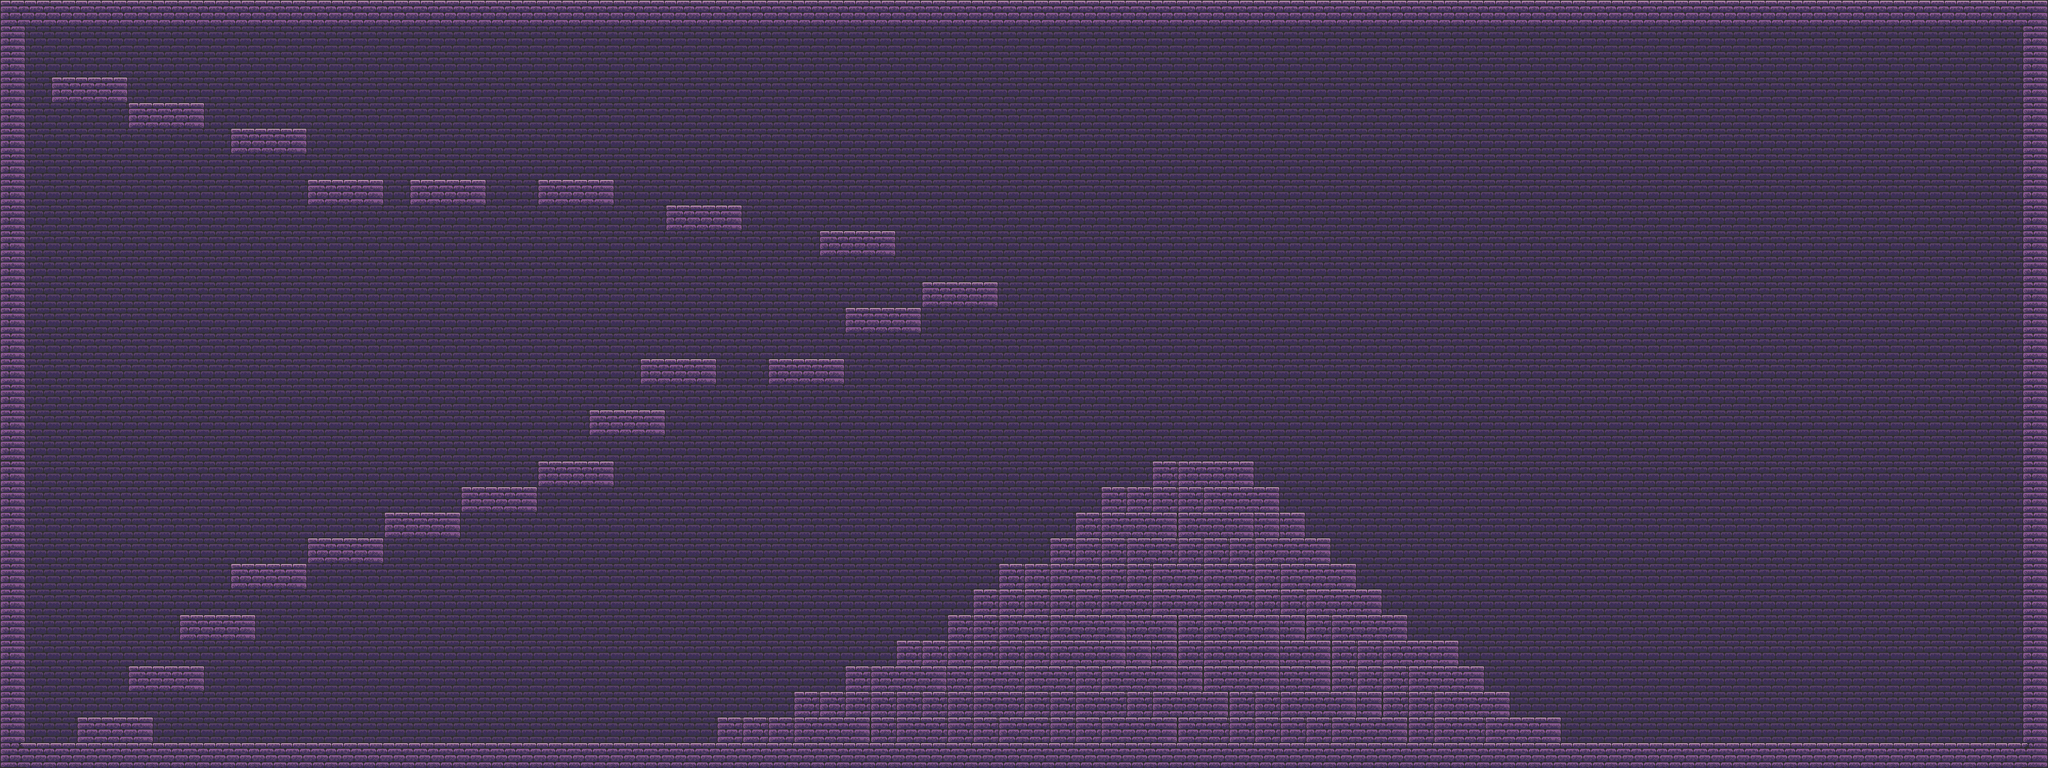

A level layout from a 2D game, rendered from its tile map. Below: a short description, then the map file with tile-grid data replaced by summaries:
An orthogonal 80x30 tile map with 32x32 px tiles, 2 tile layers (background, Tile Layer 2).

<map version="1.10" tiledversion="1.11.2" orientation="orthogonal" renderorder="right-down" width="80" height="30" tilewidth="32" tileheight="32" infinite="0" nextlayerid="3" nextobjectid="1">
 <editorsettings>
  <export target="../0/level_0.csv" format="csv" />
 </editorsettings>
 <tileset firstgid="1" source="../tilesets/dungeon_bricks.tsx" />
 <layer id="1" name="background" width="80" height="30">
  <data>[2400 cells, 2400 non-empty, 1 distinct tile ids]</data>
 </layer>
 <layer id="2" name="Tile Layer 2" width="80" height="30">
  <data>[2400 cells, 466 non-empty, 7 distinct tile ids]</data>
 </layer>
</map>
